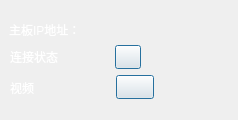
<?xml version="1.0" encoding="UTF-8"?>
<ui version="4.0">
 <class>state_panel</class>
 <widget class="QWidget" name="state_panel">
  <property name="geometry">
   <rect>
    <x>0</x>
    <y>0</y>
    <width>238</width>
    <height>120</height>
   </rect>
  </property>
  <property name="windowTitle">
   <string>Form</string>
  </property>
  <property name="styleSheet">
   <string notr="true">border-color: rgb(209, 209, 209);</string>
  </property>
  <widget class="QLabel" name="label_jetson">
   <property name="geometry">
    <rect>
     <x>118</x>
     <y>22</y>
     <width>101</width>
     <height>16</height>
    </rect>
   </property>
   <property name="sizePolicy">
    <sizepolicy hsizetype="Expanding" vsizetype="Preferred">
     <horstretch>0</horstretch>
     <verstretch>0</verstretch>
    </sizepolicy>
   </property>
   <property name="styleSheet">
    <string notr="true">color: white</string>
   </property>
   <property name="text">
    <string/>
   </property>
  </widget>
  <widget class="QLabel" name="label">
   <property name="geometry">
    <rect>
     <x>9</x>
     <y>22</y>
     <width>100</width>
     <height>16</height>
    </rect>
   </property>
   <property name="minimumSize">
    <size>
     <width>100</width>
     <height>0</height>
    </size>
   </property>
   <property name="maximumSize">
    <size>
     <width>100</width>
     <height>16777215</height>
    </size>
   </property>
   <property name="styleSheet">
    <string notr="true">color: white</string>
   </property>
   <property name="text">
    <string>主板IP地址：</string>
   </property>
  </widget>
  <widget class="QLabel" name="label_2">
   <property name="geometry">
    <rect>
     <x>10</x>
     <y>80</y>
     <width>28</width>
     <height>16</height>
    </rect>
   </property>
   <property name="styleSheet">
    <string notr="true">color:white</string>
   </property>
   <property name="text">
    <string>视频：</string>
   </property>
  </widget>
  <widget class="QPushButton" name="btnPlay">
   <property name="geometry">
    <rect>
     <x>116</x>
     <y>75</y>
     <width>38</width>
     <height>24</height>
    </rect>
   </property>
   <property name="sizePolicy">
    <sizepolicy hsizetype="Fixed" vsizetype="Fixed">
     <horstretch>0</horstretch>
     <verstretch>0</verstretch>
    </sizepolicy>
   </property>
   <property name="minimumSize">
    <size>
     <width>38</width>
     <height>24</height>
    </size>
   </property>
   <property name="maximumSize">
    <size>
     <width>38</width>
     <height>24</height>
    </size>
   </property>
   <property name="text">
    <string/>
   </property>
   <property name="autoDefault">
    <bool>false</bool>
   </property>
   <property name="default">
    <bool>true</bool>
   </property>
   <property name="flat">
    <bool>false</bool>
   </property>
  </widget>
  <widget class="QLabel" name="state_cam1">
   <property name="geometry">
    <rect>
     <x>10</x>
     <y>50</y>
     <width>50</width>
     <height>14</height>
    </rect>
   </property>
   <property name="maximumSize">
    <size>
     <width>100</width>
     <height>16777215</height>
    </size>
   </property>
   <property name="styleSheet">
    <string notr="true">color: white</string>
   </property>
   <property name="text">
    <string>连接状态：</string>
   </property>
  </widget>
  <widget class="QPushButton" name="btnConnect">
   <property name="geometry">
    <rect>
     <x>115</x>
     <y>45</y>
     <width>26</width>
     <height>24</height>
    </rect>
   </property>
   <property name="sizePolicy">
    <sizepolicy hsizetype="Fixed" vsizetype="Fixed">
     <horstretch>0</horstretch>
     <verstretch>0</verstretch>
    </sizepolicy>
   </property>
   <property name="minimumSize">
    <size>
     <width>26</width>
     <height>24</height>
    </size>
   </property>
   <property name="maximumSize">
    <size>
     <width>26</width>
     <height>24</height>
    </size>
   </property>
   <property name="text">
    <string/>
   </property>
   <property name="default">
    <bool>true</bool>
   </property>
   <property name="flat">
    <bool>false</bool>
   </property>
  </widget>
 </widget>
 <resources/>
 <connections/>
</ui>
